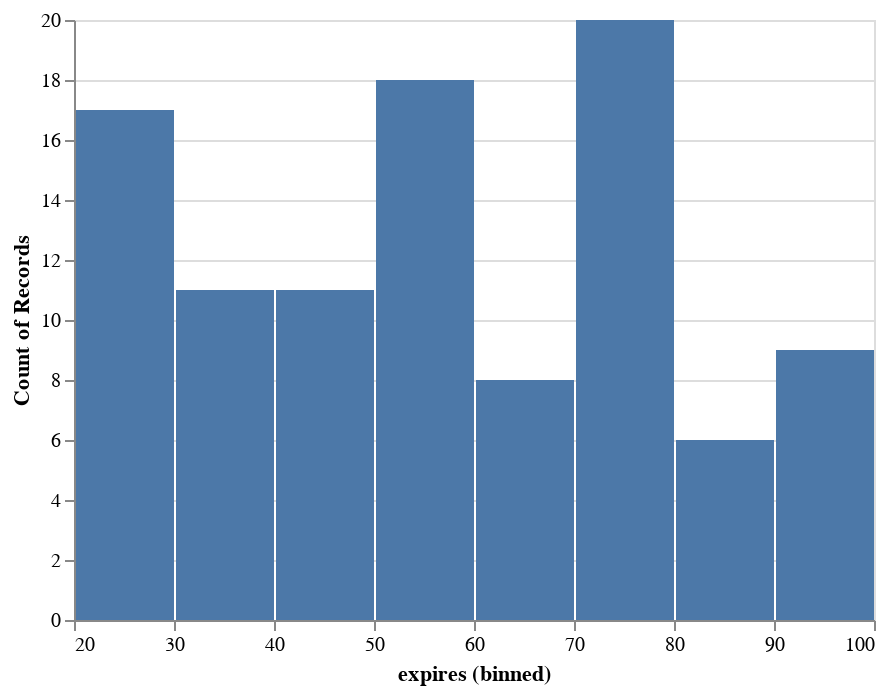

Here is the notebook cell this chart was saved with:
### Code cell
# let's plot the distribution of expirations
alt.Chart(robots).mark_bar().encode(
    alt.X("expires:Q", bin=True),
    y='count()',
)

### Figure 1 — Vega-Lite specification as saved in the notebook (floating-point values rounded to 4 significant figures; data arrays with more than 128 entries replaced by an {"elided": "..."} marker saying what was removed)
{"config": {"view": {"continuousWidth": 400, "continuousHeight": 300}}, "data": {"name": "data-d92b27b3d4fe69708cc957cc8d5cfa42"}, "mark": "bar", "encoding": {"x": {"type": "quantitative", "bin": true, "field": "expires"}, "y": {"type": "quantitative", "aggregate": "count"}}, "$schema": "https://vega.github.io/schema/vega-lite/v4.8.1.json", "datasets": {"data-d92b27b3d4fe69708cc957cc8d5cfa42": {"elided": "148 records"}}}
